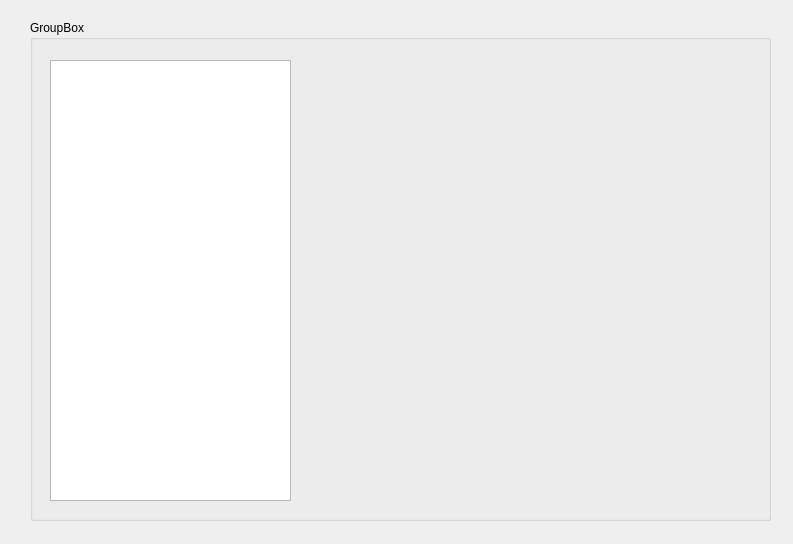
<?xml version="1.0" encoding="UTF-8"?>
<ui version="4.0">
 <class>statswindow</class>
 <widget class="QDialog" name="statswindow">
  <property name="geometry">
   <rect>
    <x>0</x>
    <y>0</y>
    <width>793</width>
    <height>544</height>
   </rect>
  </property>
  <property name="windowTitle">
   <string>Dialog</string>
  </property>
  <widget class="QGroupBox" name="groupBox">
   <property name="geometry">
    <rect>
     <x>30</x>
     <y>20</y>
     <width>741</width>
     <height>501</height>
    </rect>
   </property>
   <property name="title">
    <string>GroupBox</string>
   </property>
   <widget class="QListWidget" name="listWidget_stats">
    <property name="geometry">
     <rect>
      <x>20</x>
      <y>40</y>
      <width>241</width>
      <height>441</height>
     </rect>
    </property>
   </widget>
   <widget class="QLabel" name="label_chart">
    <property name="geometry">
     <rect>
      <x>270</x>
      <y>50</y>
      <width>441</width>
      <height>431</height>
     </rect>
    </property>
    <property name="text">
     <string/>
    </property>
   </widget>
  </widget>
 </widget>
 <resources/>
 <connections/>
</ui>
